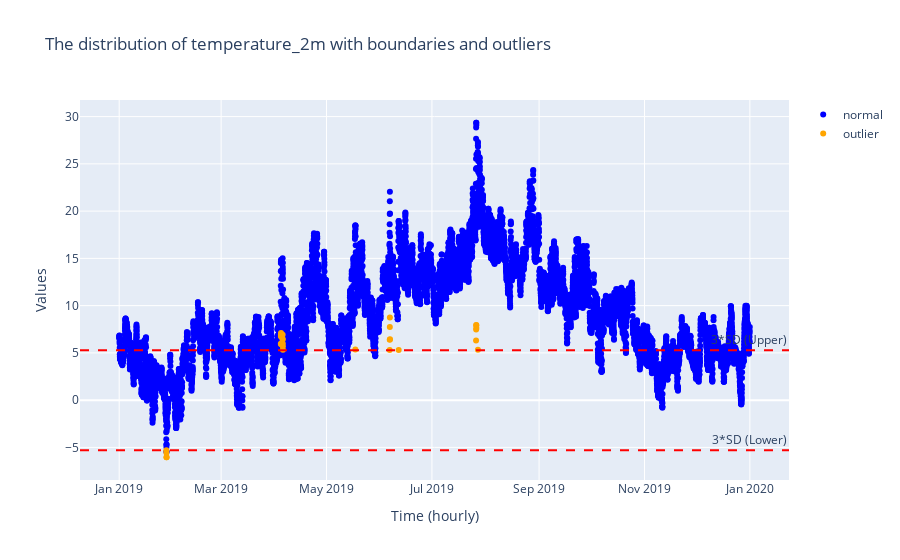

Notebook code cell kept with this figure:
### Code cell
# show the plot within detected outliers
fig.show()

### Figure 1 — Plotly figure (JSON) as saved in the notebook; plotly's stock layout.template omitted (floating-point values rounded to 4 significant figures; data arrays with more than 128 entries replaced by an {"elided": "..."} marker saying what was removed)
{"data": [{"marker": {"color": "blue"}, "mode": "markers", "name": "normal", "type": "scatter", "x": {"elided": "8760 str values"}, "y": {"elided": "8760 float values"}}, {"marker": {"color": "orange"}, "mode": "markers", "name": "outlier", "type": "scatter", "x": ["2019-01-28T07:00:00.000000000", "2019-01-28T08:00:00.000000000", "2019-01-28T09:00:00.000000000", "2019-01-28T10:00:00.000000000", "2019-04-04T13:00:00.000000000", "2019-04-04T14:00:00.000000000", "2019-04-04T15:00:00.000000000", "2019-04-04T16:00:00.000000000", "2019-04-04T17:00:00.000000000", "2019-04-04T18:00:00.000000000", "2019-04-05T13:00:00.000000000", "2019-04-05T14:00:00.000000000", "2019-04-05T15:00:00.000000000", "2019-04-05T16:00:00.000000000", "2019-04-05T17:00:00.000000000", "2019-04-05T18:00:00.000000000", "2019-05-17T16:00:00.000000000", "2019-06-06T13:00:00.000000000", "2019-06-06T14:00:00.000000000", "2019-06-06T15:00:00.000000000", "2019-06-06T16:00:00.000000000", "2019-06-06T17:00:00.000000000", "2019-06-11T18:00:00.000000000", "2019-07-26T13:00:00.000000000", "2019-07-26T14:00:00.000000000", "2019-07-26T15:00:00.000000000", "2019-07-26T16:00:00.000000000", "2019-07-26T17:00:00.000000000", "2019-07-27T15:00:00.000000000"], "y": [-5.314, -5.553, -6.042, -6.032, 5.957, 6.785, 6.964, 7.093, 6.723, 5.903, 6.426, 6.918, 6.46, 6.003, 5.696, 5.34, 5.354, 5.293, 6.394, 7.746, 8.748, 6.45, 5.303, 6.319, 7.483, 7.947, 7.913, 7.629, 5.335]}], "layout": {"annotations": [{"showarrow": false, "text": "3*SD (Upper)", "x": 1, "xanchor": "right", "xref": "x domain", "y": 5.288, "yanchor": "bottom", "yref": "y"}, {"showarrow": false, "text": "3*SD (Lower)", "x": 1, "xanchor": "right", "xref": "x domain", "y": -5.313, "yanchor": "bottom", "yref": "y"}], "shapes": [{"line": {"color": "red", "dash": "dash"}, "type": "line", "x0": 0, "x1": 1, "xref": "x domain", "y0": 5.288, "y1": 5.288, "yref": "y"}, {"line": {"color": "red", "dash": "dash"}, "type": "line", "x0": 0, "x1": 1, "xref": "x domain", "y0": -5.313, "y1": -5.313, "yref": "y"}], "title": {"text": "The distribution of temperature_2m with boundaries and outliers"}, "xaxis": {"title": {"text": "Time (hourly)"}}, "yaxis": {"title": {"text": "Values"}}}}
